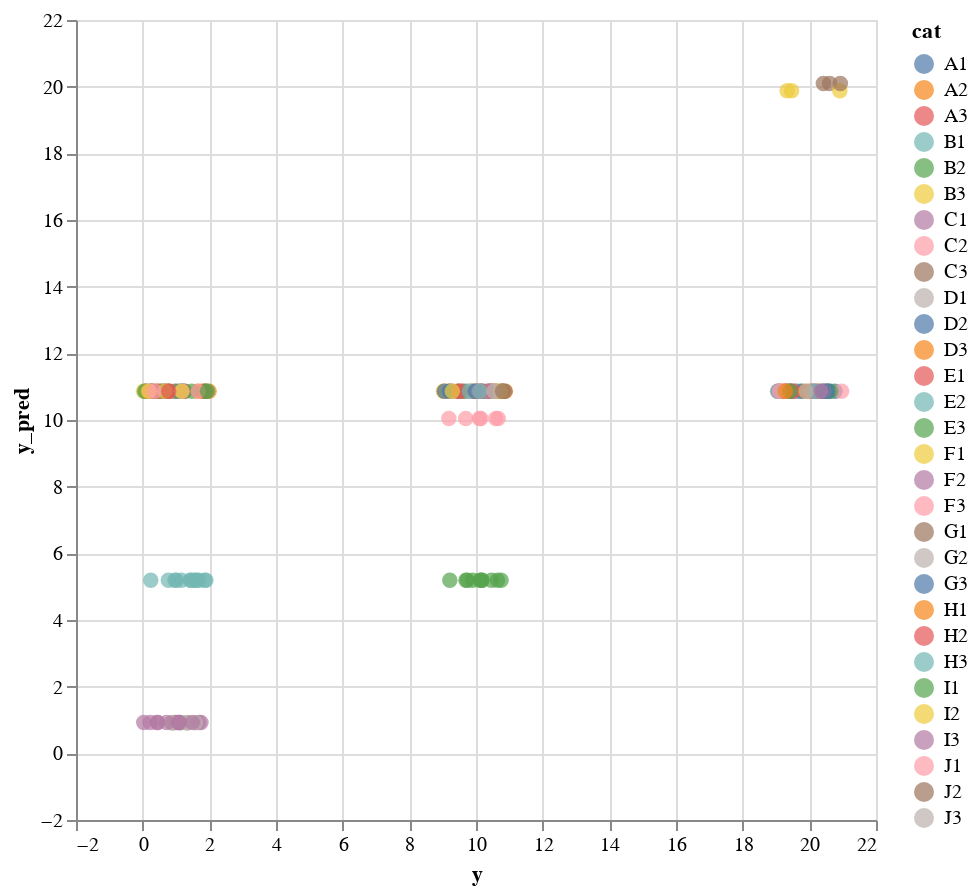

Notebook code for this chart:
### Code cell
create_scatter(source_oe)

### Figure 1 — Vega-Lite specification as saved in the notebook (floating-point values rounded to 4 significant figures; data arrays with more than 128 entries replaced by an {"elided": "..."} marker saying what was removed)
{"config": {"view": {"continuousWidth": 300, "continuousHeight": 300}}, "data": {"name": "data-bf7af20fbeb925e1d98e12a9f29e4b5f"}, "mark": {"type": "circle", "size": 60}, "encoding": {"color": {"field": "cat", "type": "nominal"}, "tooltip": {"field": "cat", "type": "nominal"}, "x": {"field": "y", "scale": {"domain": [-2, 22]}, "type": "quantitative"}, "y": {"field": "y_pred", "scale": {"domain": [-2, 22]}, "type": "quantitative"}}, "height": 400, "params": [{"name": "param_1", "select": {"type": "interval", "encodings": ["x", "y"]}, "bind": "scales"}], "width": 400, "$schema": "https://vega.github.io/schema/vega-lite/v5.16.3.json", "datasets": {"data-bf7af20fbeb925e1d98e12a9f29e4b5f": {"elided": "200 records"}}}
